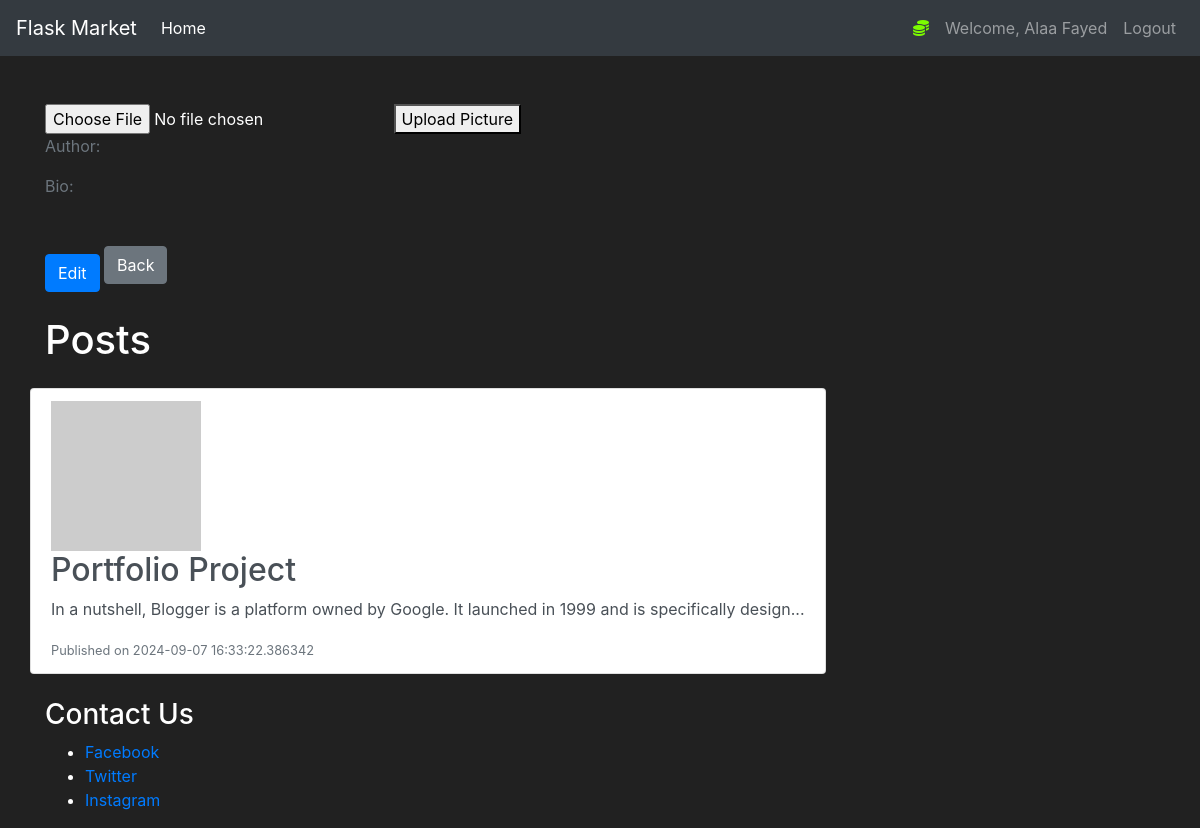
The app's page /profile (signed in) with its own data.
### pencil/models.py (models this page shows, shortened)
class User(db.Model, UserMixin):
    id  = db.Column(db.Integer(), primary_key=True, nullable=False)
    username = db.Column(db.String(length=30), nullable=False, unique=True)
    email = db.Column(db.String(length=50), nullable=False, unique=True)
    password_hash = db.Column(db.String(length=100), nullable=False)
    posts = db.relationship("Post", backref="owned_user", lazy=True)
    comments = db.relationship("Comment", backref="owned_commentator", lazy=True)
    replies = db.relationship("ReplyComment", backref="owned_responder", lazy=True)
    archives = db.relationship("Post", secondary="saved_blogs", backref="user")
    profile = db.relationship("Profile", back_populates="users", uselist=False)
    @property
    def password(self):
        return self.password

class Post(db.Model):
    id  = db.Column(db.Integer(), primary_key=True, nullable=False)
    title = db.Column(db.String(length=50), nullable=False)
    content = db.Column(db.Text(), nullable=False)
    publication_date = db.Column(db.DateTime, default=datetime.utcnow())
    modification_date = db.Column(db.DateTime, default=datetime.utcnow())
    owner = db.Column(db.Integer(), db.ForeignKey("user.id"))
    commentators = db.relationship("Comment", backref="owned_commentators", lazy=True)

### pencil/routes.py (the view)
@app.route("/profile", methods=["POST", "GET"])
@login_required
def profile():
    profile_id = current_user
    return render_template("profile.html", profile_id=profile_id)

### pencil/models.py (called while the page is built)
@login_manager.user_loader
def load_user(user_id):
    return User.query.get(int(user_id))

### pencil/templates/profile.html (shortened to what this page needs)
{% extends 'base.html' %}
{% block content %}
<body>
    <div class="container mt-5">
        <section>
            <div>
                <form action="/profile" method="POST" enctype="multipart/form-data">
                    <input type="file" name="profile_picture" accept="image/*" required>
                    <button type="submit">Upload Picture</button>
                </form>
            </div>
            <div>
                <p class="text-muted">Author: {{ profile_id.profile.username }}</p>
            </div>
            <div>
                <p class="text-muted">Bio: {{ profile_id.profile.bio }}</p>
            </div>
            <br>
            <div>
            <a href="{{ url_for('edit_profile', profiles=profile_id.profile.id) }}" class="btn btn-primary mt-3">Edit</a>
            <a href="{{ url_for('home_page') }}" class="btn btn-secondary">Back</a>
            </div>
        </section>
        <br>
        <section>
            <header>
                <h1>Posts</h1>
            </header>
            <div class="row mt-4">
                {% if profile_id %}
                    <div class="list-group">
                        {% for post in profile_id.posts %}
                            <a href="{{ url_for('blog_page', post_id=post.id) }}" class="list-group-item list-group-item-action">
                                <img src="https://via.placeholder.com/150" class="card-img-left" alt="{{ post.pictures }}">
                                <h2>{{ post.title }}</h5>
                                <p>{{ post.content[:100] }}...</p>
                                <small class="text-muted">Published on {{ post.publication_date }}</small>
                            </a>
                        {% endfor %}
                    </div>
                {% else %}
                    <p class="text-muted">No posts available.</p>
                {% endif %}
            </div>
        </section>
        <br>
        <section>
            <div>
                <header>
                    <h3>Contact Us</h3>
                </header>
                <ul>
                    <li>
                        <a href="https://www.facebook.com/HolbertonSchool/">Facebook</a>
                    </li>
                    <li>
                        <a href="https://twitter.com/holbertonschool">Twitter</a>
                    </li>
                    <li>
                        <a href="https://www.instagram.com/holbertonschool/">Instagram</a>
                    </li>
                </ul>
            </div>
        </section>
    </div>
</body>
{% endblock %}

### pencil/templates/base.html (shortened to what this page needs)
<!doctype html>
<html lang="en">
   <head>
      <link rel="stylesheet" href="https://cdn.jsdelivr.net/npm/bootstrap@4.5.3/dist/css/bootstrap.min.css">
   </head>
   <body>
    <nav class="navbar navbar-expand-md navbar-dark bg-dark">
      <a class="navbar-brand" href="#">Flask Market</a>
      <div class="collapse navbar-collapse" id="navbarNav">
        <ul class="navbar-nav mr-auto">
            <li class="nav-item active">
                <a class="nav-link" href="{{ url_for('home_page') }}">Home <span class="sr-only">(current)</span></a>
            </li>
        </ul>
          {% if current_user.is_authenticated %}
            <ul class="navbar-nav">
                <li class="nav-item">
                    <a class="nav-link" style="color: lawngreen; font-weight: bold">
                        <i class="fas fa-coins"></i>
                    </a>
                </li>
                <li class="nav-item">
                    <a class="nav-link">Welcome, {{ current_user.username }}</a>
                </li>
                <li class="nav-item">
                    <a class="nav-link" href="{{ url_for('logout_page') }}">Logout</a>
                </li>
            </ul>
          {% endif %}
      </div>
    </nav>
      {% block content %}
      {% endblock %}
   </body>
</html>

### pencil/templates/base.html (style rules this page uses)
body { background-color: #212121; color: white }

### records on screen
User: username "Alaa Fayed"
Post: title "Portfolio Project", content "In a nutshell, Blogger is a platform owned by Google. It launched in 1999 and is specifically design", publication_date "2024-09-07 16:33:22.386342"
